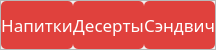
                  <widget class="QFrame" name="frame_38">
                   <property name="minimumSize">
                    <size>
                     <width>0</width>
                     <height>50</height>
                    </size>
                   </property>
                   <property name="maximumSize">
                    <size>
                     <width>16777215</width>
                     <height>50</height>
                    </size>
                   </property>
                   <property name="frameShape">
                    <enum>QFrame::StyledPanel</enum>
                   </property>
                   <property name="frameShadow">
                    <enum>QFrame::Raised</enum>
                   </property>
                   <layout class="QHBoxLayout" name="horizontalLayout_16">
                    <property name="spacing">
                     <number>0</number>
                    </property>
                    <property name="leftMargin">
                     <number>0</number>
                    </property>
                    <property name="topMargin">
                     <number>0</number>
                    </property>
                    <property name="rightMargin">
                     <number>0</number>
                    </property>
                    <property name="bottomMargin">
                     <number>0</number>
                    </property>
                    <item>
                     <widget class="QPushButton" name="btn_apdate__admin_8">
                      <property name="maximumSize">
                       <size>
                        <width>210</width>
                        <height>50</height>
                       </size>
                      </property>
                      <property name="font">
                       <font>
                        <family>Montserrat Medium</family>
                        <pointsize>13</pointsize>
                        <weight>7</weight>
                        <italic>false</italic>
                        <bold>false</bold>
                       </font>
                      </property>
                      <property name="styleSheet">
                       <string notr="true">QPushButton{
background-color: rgb(224, 65, 61);
color: #fff;
border-radius: 5px;
font: 57 13pt &quot;Montserrat Medium&quot;;
}

QPushButton:hover{
background-color: rgb(204, 5, 0);
}</string>
                      </property>
                      <property name="text">
                       <string>Напитки</string>
                      </property>
                     </widget>
                    </item>
                    <item>
                     <widget class="QPushButton" name="btn_apdate__admin_9">
                      <property name="maximumSize">
                       <size>
                        <width>210</width>
                        <height>50</height>
                       </size>
                      </property>
                      <property name="font">
                       <font>
                        <family>Montserrat Medium</family>
                        <pointsize>13</pointsize>
                        <weight>7</weight>
                        <italic>false</italic>
                        <bold>false</bold>
                       </font>
                      </property>
                      <property name="styleSheet">
                       <string notr="true">QPushButton{
background-color: rgb(224, 65, 61);
color: #fff;
border-radius: 5px;
font: 57 13pt &quot;Montserrat Medium&quot;;
}

QPushButton:hover{
background-color: rgb(204, 5, 0);
}</string>
                      </property>
                      <property name="text">
                       <string>Десерты</string>
                      </property>
                     </widget>
                    </item>
                    <item>
                     <widget class="QPushButton" name="btn_apdate__admin_10">
                      <property name="maximumSize">
                       <size>
                        <width>210</width>
                        <height>50</height>
                       </size>
                      </property>
                      <property name="font">
                       <font>
                        <family>Montserrat Medium</family>
                        <pointsize>13</pointsize>
                        <weight>7</weight>
                        <italic>false</italic>
                        <bold>false</bold>
                       </font>
                      </property>
                      <property name="styleSheet">
                       <string notr="true">QPushButton{
background-color: rgb(224, 65, 61);
color: #fff;
border-radius: 5px;
font: 57 13pt &quot;Montserrat Medium&quot;;
}

QPushButton:hover{
background-color: rgb(204, 5, 0);
}</string>
                      </property>
                      <property name="text">
                       <string>Сэндвич</string>
                      </property>
                     </widget>
                    </item>
                   </layout>
                  </widget>
